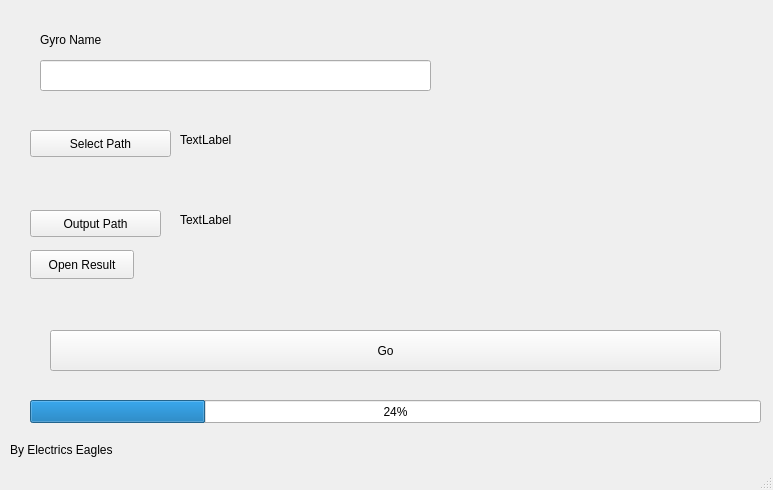
<?xml version="1.0" encoding="UTF-8"?>
<ui version="4.0">
 <class>MainWindow</class>
 <widget class="QMainWindow" name="MainWindow">
  <property name="geometry">
   <rect>
    <x>0</x>
    <y>0</y>
    <width>773</width>
    <height>490</height>
   </rect>
  </property>
  <property name="windowTitle">
   <string>MainWindow</string>
  </property>
  <property name="styleSheet">
   <string notr="true"/>
  </property>
  <widget class="QWidget" name="centralwidget">
   <widget class="QPushButton" name="pushButton">
    <property name="geometry">
     <rect>
      <x>50</x>
      <y>330</y>
      <width>671</width>
      <height>41</height>
     </rect>
    </property>
    <property name="text">
     <string>Go</string>
    </property>
   </widget>
   <widget class="QPushButton" name="pushButton_2">
    <property name="geometry">
     <rect>
      <x>30</x>
      <y>130</y>
      <width>141</width>
      <height>27</height>
     </rect>
    </property>
    <property name="text">
     <string>Select Path</string>
    </property>
   </widget>
   <widget class="QPushButton" name="pushButton_3">
    <property name="geometry">
     <rect>
      <x>30</x>
      <y>210</y>
      <width>131</width>
      <height>27</height>
     </rect>
    </property>
    <property name="text">
     <string>Output Path</string>
    </property>
   </widget>
   <widget class="QLabel" name="label">
    <property name="geometry">
     <rect>
      <x>180</x>
      <y>130</y>
      <width>571</width>
      <height>19</height>
     </rect>
    </property>
    <property name="text">
     <string>TextLabel</string>
    </property>
   </widget>
   <widget class="QLabel" name="label_2">
    <property name="geometry">
     <rect>
      <x>180</x>
      <y>210</y>
      <width>591</width>
      <height>20</height>
     </rect>
    </property>
    <property name="text">
     <string>TextLabel</string>
    </property>
   </widget>
   <widget class="QPushButton" name="pushButton_4">
    <property name="geometry">
     <rect>
      <x>30</x>
      <y>250</y>
      <width>104</width>
      <height>29</height>
     </rect>
    </property>
    <property name="text">
     <string>Open Result</string>
    </property>
   </widget>
   <widget class="QLineEdit" name="lineEdit">
    <property name="geometry">
     <rect>
      <x>40</x>
      <y>60</y>
      <width>391</width>
      <height>31</height>
     </rect>
    </property>
   </widget>
   <widget class="QLabel" name="label_3">
    <property name="geometry">
     <rect>
      <x>40</x>
      <y>30</y>
      <width>111</width>
      <height>19</height>
     </rect>
    </property>
    <property name="text">
     <string>Gyro Name</string>
    </property>
   </widget>
   <widget class="QLabel" name="label_4">
    <property name="geometry">
     <rect>
      <x>10</x>
      <y>440</y>
      <width>201</width>
      <height>19</height>
     </rect>
    </property>
    <property name="text">
     <string>By Electrics Eagles</string>
    </property>
   </widget>
   <widget class="QProgressBar" name="progressBar">
    <property name="geometry">
     <rect>
      <x>30</x>
      <y>400</y>
      <width>731</width>
      <height>23</height>
     </rect>
    </property>
    <property name="value">
     <number>24</number>
    </property>
   </widget>
  </widget>
  <widget class="QStatusBar" name="statusbar"/>
 </widget>
 <resources/>
 <connections/>
</ui>
